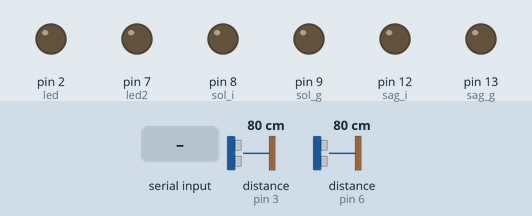
Recording of a sketch running on a simulated Arduino Uno, built with avr-gcc and run on an emulated ATmega328P. Parts: output pins drawn as LEDs (lit = HIGH). Wiring (inferred from the names in the program): 2 × ultrasonic range finder: trigger pin 4, echo pin 3 / trigger pin 5, echo pin 6. Dashed ring = blinking. The test bench sets the inputs (shaded band); at power-on: distance to the obstacle (sensors on pin 3, pin 6) 80 cm. The echo pulse lasts 58.3 µs per cm; pins used as bus, display or sensor lines are not drawn.

Above: at 1.2 s.
1.3 s: "5" received over Serial
At 1.44 s:
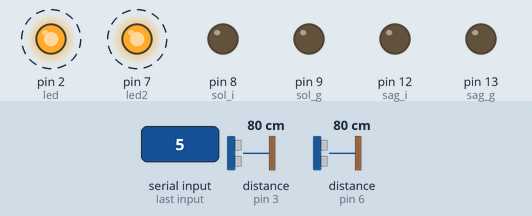
3.5 s: "1" received over Serial
At 4.6 s:
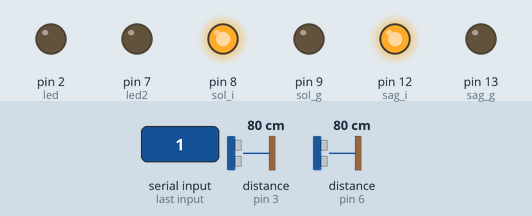
5.0 s: "2" received over Serial
At 5.8 s:
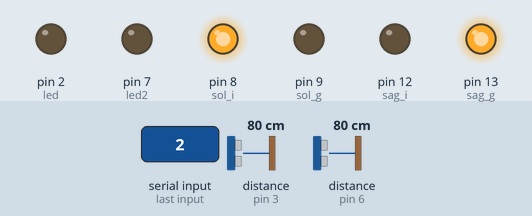
6.5 s: "3" received over Serial
At 7.0 s:
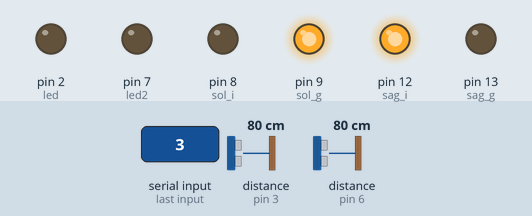
8.0 s: "4" received over Serial
At 9.4 s:
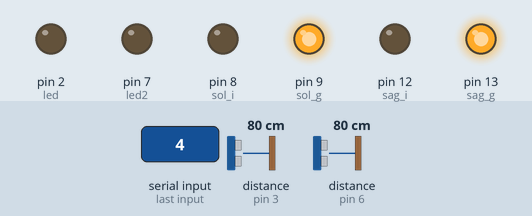
Timing chart, 0 to 10.5 s (numbered marks = the images above; inputs shaded):
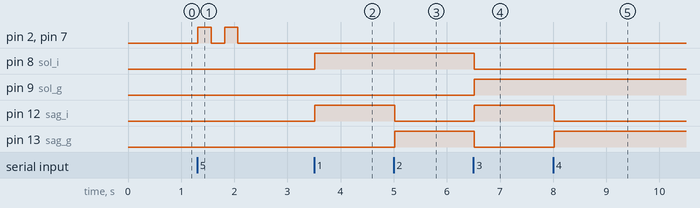

The sketch:

IoTProje.ino
```cpp
const int trig = 4;
const int echo = 3;
const int trig2 = 5;
const int echo2 = 6;

const int led = 2;
const int led2 = 7;

const int sol_g = 9;
const int sol_i = 8;
const int sag_i = 12;
const int sag_g = 13;

long sure = 0;
long mesafe = 0;
long sure2 = 0;
long mesafe2 = 0;

char msj;
void setup() {
  // put your setup code here, to run once:
 pinMode(trig, OUTPUT);
 pinMode(trig2, OUTPUT);
 pinMode(echo, INPUT);
 pinMode(echo2, INPUT);
 pinMode(sol_i, OUTPUT);
 pinMode(sol_g, OUTPUT);
 pinMode(sag_i, OUTPUT);
 pinMode(sag_g, OUTPUT);
 pinMode(led, OUTPUT);
 pinMode(led2, OUTPUT);
 Serial.begin(9600);
}

void loop() {
  // put your main code here, to run repeatedly:


msj = Serial.read();   // seri mesaji msj değişkenine aktardık

 digitalWrite(trig, HIGH);
 delayMicroseconds(150);
 digitalWrite(trig ,LOW);

 sure = pulseIn(echo , HIGH);
 mesafe = (sure/2) / 29.1;

 delayMicroseconds(150);

 digitalWrite(trig2, HIGH);
 delayMicroseconds(150);
 digitalWrite(trig2,LOW);

 sure2 = pulseIn(echo2 , HIGH);
 mesafe2 = (sure2/2) / 29.1;
//
//
// Serial.println (mesafe);
//
// Serial.println (mesafe2);
//

if(mesafe < 30 && mesafe2 > 30 && msj == '1')
{
 digitalWrite(led ,HIGH);

 digitalWrite(sag_i , HIGH);
 digitalWrite(sol_i ,LOW );
 digitalWrite(sag_g , LOW);
 digitalWrite(sol_g , HIGH);

}
else if(mesafe > 30 && mesafe2 < 30 && msj == '1')
{
    digitalWrite(led2 ,HIGH);
 // digitalWrite(led2 ,LOW);
  digitalWrite(sol_i , HIGH);
  digitalWrite(sol_g , LOW);
  digitalWrite(sag_i , LOW);
  digitalWrite(sag_g , HIGH);
}


else if (mesafe < 30 && mesafe2 < 30 && msj == '1')
{
  digitalWrite(led ,HIGH);
  digitalWrite(led2 ,HIGH);

  digitalWrite(sol_i ,LOW);
  digitalWrite(sol_g ,LOW);
  digitalWrite(sag_i ,LOW);
  digitalWrite(sag_g ,LOW);
}
else if(mesafe > 30 && mesafe2 > 30 && msj == '1'){

 digitalWrite(sag_i , HIGH);
 digitalWrite(sol_i ,HIGH );
 digitalWrite(sag_g , LOW);
 digitalWrite(sol_g , LOW);
  digitalWrite(led ,LOW);
  digitalWrite(led2 ,LOW);
}


if(msj == '2'){                    // gelen veri 1 ise led1 i yak

 digitalWrite(sol_i , HIGH);
  digitalWrite(sol_g , LOW);
  digitalWrite(sag_i , LOW);
  digitalWrite(sag_g , HIGH);


  }
  if(msj == '3'){                   // gelen veri 2 ise led1 i kapat
  digitalWrite(sag_i , HIGH);
 digitalWrite(sol_i ,LOW );
 digitalWrite(sag_g , LOW);
 digitalWrite(sol_g , HIGH);
  }
   if(msj == '4'){                   // gelen veri 2 ise led1 i kapat
  digitalWrite(sag_i , LOW);
 digitalWrite(sol_i ,LOW );
 digitalWrite(sag_g , HIGH);
 digitalWrite(sol_g , HIGH);
  }

   if(msj == '5'){                   // gelen veri 2 ise led1 i kapat
  digitalWrite(sag_i , LOW);
 digitalWrite(sol_i ,LOW );
 digitalWrite(sag_g , LOW);
 digitalWrite(sol_g , LOW);
digitalWrite(led ,HIGH);
  digitalWrite(led2 ,HIGH);
  delay(250);
digitalWrite(led ,LOW);
  digitalWrite(led2 ,LOW);
  delay(250);
digitalWrite(led ,HIGH);
  digitalWrite(led2 ,HIGH);
delay(250);
digitalWrite(led ,LOW);
  digitalWrite(led2 ,LOW);

  }
//İleri geri kodları
//Her harekette 3. led yak
}
```

Measured:
- after the input at 1.3 s, pin 2 (led), pin 7 (led2): alternates HIGH for 0.25 s and LOW for 0.25 s, 4 changes in all, then stays LOW, starting at once
- after the input at 3.5 s, pin 8 (sol_i), pin 12 (sag_i): LOW → HIGH at once
- after the input at 5.0 s, pin 12 (sag_i): HIGH → LOW at once; pin 13 (sag_g): LOW → HIGH at once
- after the input at 6.5 s, pin 8 (sol_i), pin 13 (sag_g): HIGH → LOW at once; pin 9 (sol_g), pin 12 (sag_i): LOW → HIGH at once
- after the input at 8.0 s, pin 12 (sag_i): HIGH → LOW at once; pin 13 (sag_g): LOW → HIGH at once
